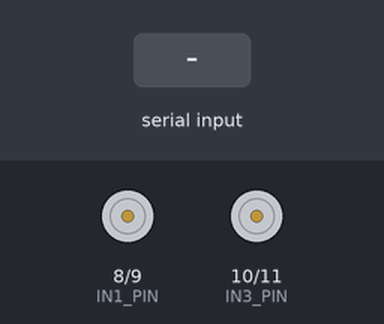
The sketch below on a simulated Arduino Uno, built with avr-gcc and run on an emulated ATmega328P. On the bench: motor-driver pin pairs drawn as motors (green arrow = first pin HIGH = forward, orange = second pin HIGH = backward, longer = more drive, scaled by the enable pin). The inputs (shaded band) are chosen by the test bench.

Above: at 1.2 s.
1.3 s: "F90\n" received over Serial
At 2.4 s:
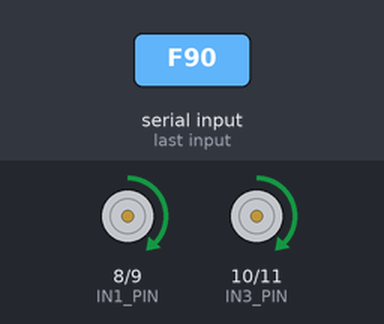
2.8 s: "B90\n" received over Serial
At 3.6 s:
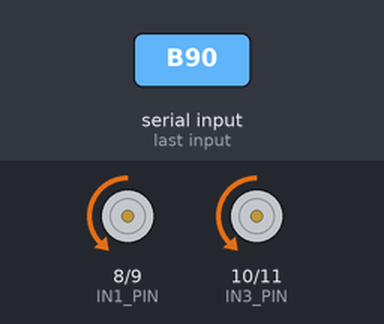
4.3 s: "L90\n" received over Serial
At 4.7 s:
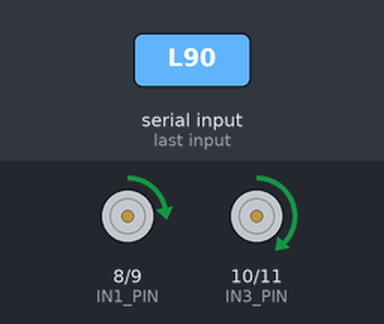
5.8 s: "R90\n" received over Serial
At 7.0 s:
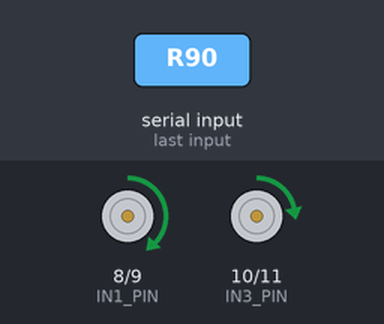
7.3 s: "F\n" received over Serial
At 8.1 s:
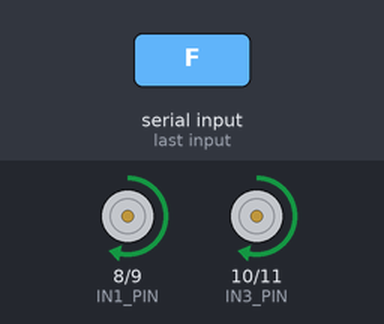
8.8 s: "B\n" received over Serial
At 9.3 s:
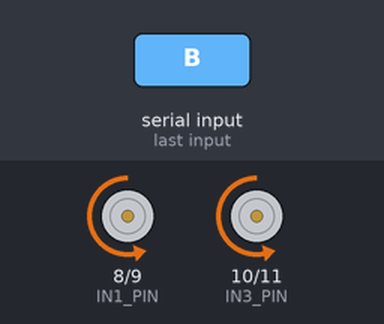
Timing chart, 0 to 11.3 s (numbered marks = the images above; inputs shaded):
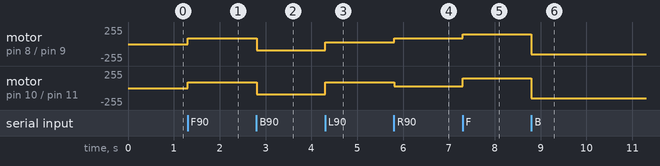

The sketch:

RobotCar.ino
```cpp
#include <Arduino.h>

// L298N Motor Driver Pins (adjust as needed)
const uint8_t ENA_PIN = 5;   // PWM
const uint8_t IN1_PIN = 8;
const uint8_t IN2_PIN = 9;

const uint8_t ENB_PIN = 6;   // PWM
const uint8_t IN3_PIN = 10;
const uint8_t IN4_PIN = 11;

// Default speed
uint8_t baseSpeed = 150; // 0..255

static void setMotorA(int speed) {
	// speed: -255..255
	int clamped = constrain(speed, -255, 255);
	if (clamped > 0) {
		digitalWrite(IN1_PIN, HIGH);
		digitalWrite(IN2_PIN, LOW);
		analogWrite(ENA_PIN, clamped);
	} else if (clamped < 0) {
		digitalWrite(IN1_PIN, LOW);
		digitalWrite(IN2_PIN, HIGH);
		analogWrite(ENA_PIN, -clamped);
	} else {
		digitalWrite(IN1_PIN, LOW);
		digitalWrite(IN2_PIN, LOW);
		analogWrite(ENA_PIN, 0);
	}
}

static void setMotorB(int speed) {
	int clamped = constrain(speed, -255, 255);
	if (clamped > 0) {
		digitalWrite(IN3_PIN, HIGH);
		digitalWrite(IN4_PIN, LOW);
		analogWrite(ENB_PIN, clamped);
	} else if (clamped < 0) {
		digitalWrite(IN3_PIN, LOW);
		digitalWrite(IN4_PIN, HIGH);
		analogWrite(ENB_PIN, -clamped);
	} else {
		digitalWrite(IN3_PIN, LOW);
		digitalWrite(IN4_PIN, LOW);
		analogWrite(ENB_PIN, 0);
	}
}

static void stopAll() {
	setMotorA(0);
	setMotorB(0);
}

static void forward(uint8_t speed) {
	setMotorA(speed);
	setMotorB(speed);
}

static void backward(uint8_t speed) {
	setMotorA(-speed);
	setMotorB(-speed);
}

static void left(uint8_t speed) {
	// reduce left motor to pivot slightly
	int leftSpeed = speed / 3;
	setMotorA(leftSpeed);
	setMotorB(speed);
}

static void right(uint8_t speed) {
	// reduce right motor to pivot slightly
	int rightSpeed = speed / 3;
	setMotorA(speed);
	setMotorB(rightSpeed);
}

// Parse commands like: F150, B120, L100, R180, S, V200
static void handleCommand(const String &cmd) {
	if (cmd.length() == 0) return;
	char c = cmd.charAt(0);
	String param = cmd.substring(1);
	param.trim();
	int value = param.length() ? param.toInt() : baseSpeed;
	value = constrain(value, 0, 255);

	switch (c) {
		case 'F':
			forward((uint8_t)value);
			break;
		case 'B':
			backward((uint8_t)value);
			break;
		case 'L':
			left((uint8_t)value);
			break;
		case 'R':
			right((uint8_t)value);
			break;
		case 'S':
			stopAll();
			break;
		case 'V':
			baseSpeed = (uint8_t)value;
			break;
		default:
			// unknown, ignore
			break;
	}
}

void setup() {
	pinMode(ENA_PIN, OUTPUT);
	pinMode(IN1_PIN, OUTPUT);
	pinMode(IN2_PIN, OUTPUT);

	pinMode(ENB_PIN, OUTPUT);
	pinMode(IN3_PIN, OUTPUT);
	pinMode(IN4_PIN, OUTPUT);

	stopAll();

	Serial.begin(9600); // HC-05 default
}

void loop() {
	static String buffer;
	while (Serial.available() > 0) {
		char ch = (char)Serial.read();
		if (ch == '\n' || ch == '\r') {
			buffer.trim();
			if (buffer.length() > 0) {
				handleCommand(buffer);
				buffer = "";
			}
		} else {
			buffer += ch;
			// Basic safety: bound the buffer size
			if (buffer.length() > 32) {
				buffer = "";
			}
		}
	}
}
```

Measured:
- after the input at 1.3 s, motor on pin 8 (IN1_PIN) / pin 9 (IN2_PIN), motor on pin 10 (IN3_PIN) / pin 11 (IN4_PIN): stopped → forward 90/255 at once
- after the input at 2.8 s, motor on pin 8 (IN1_PIN) / pin 9 (IN2_PIN), motor on pin 10 (IN3_PIN) / pin 11 (IN4_PIN): forward 90/255 → backward 90/255 at once
- after the input at 4.3 s, motor on pin 8 (IN1_PIN) / pin 9 (IN2_PIN): backward 90/255 → forward 30/255 at once; motor on pin 10 (IN3_PIN) / pin 11 (IN4_PIN): backward 90/255 → forward 90/255 at once
- after the input at 5.8 s, motor on pin 8 (IN1_PIN) / pin 9 (IN2_PIN): forward 30/255 → forward 90/255 at once; motor on pin 10 (IN3_PIN) / pin 11 (IN4_PIN): forward 90/255 → forward 30/255 at once
- after the input at 7.3 s, motor on pin 8 (IN1_PIN) / pin 9 (IN2_PIN): forward 90/255 → forward 150/255 at once; motor on pin 10 (IN3_PIN) / pin 11 (IN4_PIN): forward 30/255 → forward 150/255 at once
- after the input at 8.8 s, motor on pin 8 (IN1_PIN) / pin 9 (IN2_PIN), motor on pin 10 (IN3_PIN) / pin 11 (IN4_PIN): forward 150/255 → backward 150/255 at once
